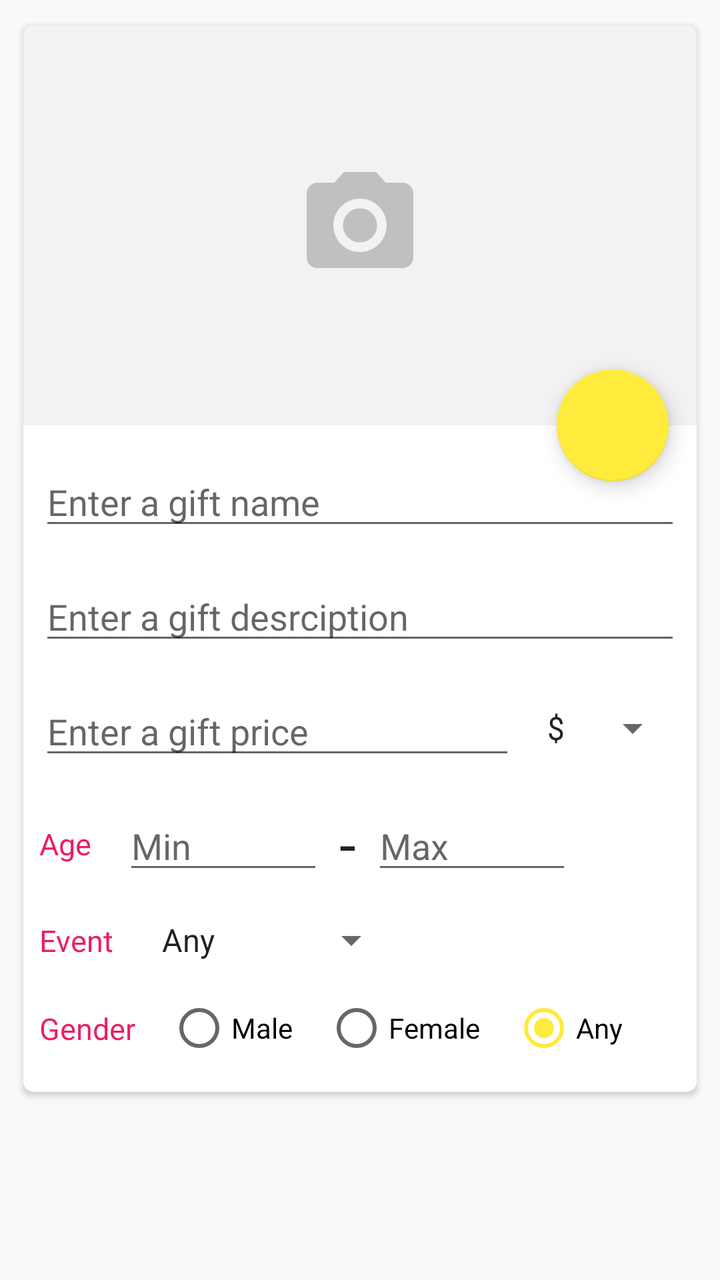
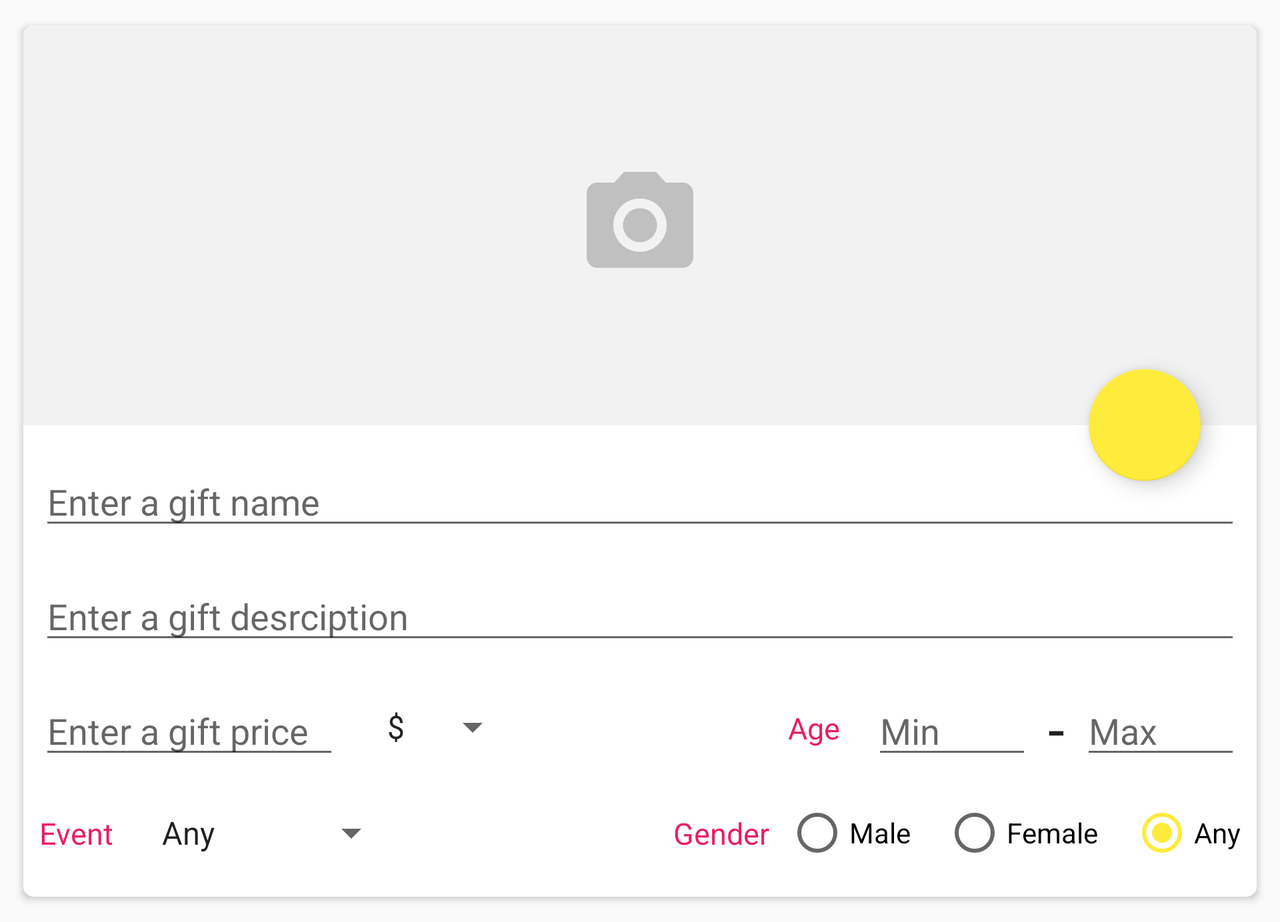

One screen, two layout resources from the same app: the default and the repository's alternative for another configuration. Each is rendered where Android would select it; the XML of both is given below.
<!-- AndroidManifest.xml: application theme AppTheme -->
<!-- res/layout/activity_new_gift.xml -->
<?xml version="1.0" encoding="utf-8"?>
<ScrollView xmlns:android="http://schemas.android.com/apk/res/android"
    xmlns:app="http://schemas.android.com/apk/res-auto"
    android:layout_width="match_parent"
    android:layout_height="match_parent">

    <android.support.v7.widget.CardView
        android:layout_width="match_parent"
        android:layout_height="wrap_content"
        android:layout_margin="8dp"
        app:cardCornerRadius="@dimen/cornerRadius"
        app:cardElevation="2dp"
        app:cardUseCompatPadding="true">

        <android.support.constraint.ConstraintLayout
            android:layout_width="match_parent"
            android:layout_height="wrap_content">


            <ImageView
                android:id="@+id/new_image"
                android:layout_width="0dp"
                android:layout_height="200dp"
                android:adjustViewBounds="true"
                android:background="@color/placeholder_color"
                android:scaleType="center"
                app:layout_constraintHorizontal_bias="0.0"
                app:layout_constraintLeft_toLeftOf="parent"
                app:layout_constraintRight_toRightOf="parent"
                app:layout_constraintTop_toTopOf="parent"
                app:srcCompat="@drawable/ic_camera" />

            <android.support.design.widget.FloatingActionButton
                android:id="@+id/new_gift_submit"
                android:layout_width="wrap_content"
                android:layout_height="wrap_content"
                app:fabSize="normal"
                app:layout_constraintBottom_toBottomOf="@+id/new_image"
                app:layout_constraintHorizontal_bias="0.95"
                app:layout_constraintLeft_toLeftOf="parent"
                app:layout_constraintRight_toRightOf="parent"
                app:layout_constraintTop_toBottomOf="@+id/new_image"
                app:srcCompat="@drawable/ic_save_white_24dp" />

            <EditText
                android:id="@+id/new_name"
                android:layout_width="0dp"
                android:layout_height="wrap_content"
                android:layout_marginEnd="8dp"
                android:layout_marginLeft="8dp"
                android:layout_marginRight="8dp"
                android:layout_marginStart="8dp"
                android:layout_marginTop="16dp"
                android:ems="10"
                android:hint="@string/new_name_hint"
                android:inputType="textPersonName"
                app:layout_constraintLeft_toLeftOf="parent"
                app:layout_constraintRight_toRightOf="parent"
                app:layout_constraintTop_toBottomOf="@+id/new_image" />

            <EditText
                android:id="@+id/new_description"
                android:layout_width="0dp"
                android:layout_height="wrap_content"
                android:layout_marginEnd="8dp"
                android:layout_marginRight="8dp"
                android:layout_marginTop="16dp"
                android:ems="10"
                android:gravity="top"
                android:hint="@string/new_description_hint"
                android:inputType="textMultiLine"
                app:layout_constraintHorizontal_bias="0.0"
                app:layout_constraintLeft_toLeftOf="@+id/new_name"
                app:layout_constraintRight_toRightOf="parent"
                app:layout_constraintTop_toBottomOf="@+id/new_name" />

            <EditText
                android:id="@+id/new_price"
                android:layout_width="0dp"
                android:layout_height="wrap_content"
                android:layout_marginEnd="8dp"
                android:layout_marginRight="8dp"
                android:layout_marginTop="16dp"
                android:ems="10"
                android:hint="@string/new_price_hint"
                android:inputType="numberDecimal"
                app:layout_constraintHorizontal_bias="0.0"
                app:layout_constraintLeft_toLeftOf="@+id/new_description"
                app:layout_constraintRight_toLeftOf="@+id/money_type"
                app:layout_constraintTop_toBottomOf="@+id/new_description" />

            <Spinner
                android:id="@+id/money_type"
                android:layout_width="0dp"
                android:layout_height="wrap_content"
                android:entries="@array/money_types_values"
                android:maxLength="3"
                app:layout_constraintBottom_toBottomOf="@+id/new_price"
                app:layout_constraintRight_toRightOf="@+id/new_description"
                app:layout_constraintTop_toTopOf="@+id/new_price" />

            <TextView
                android:id="@+id/textView7"
                android:layout_width="0dp"
                android:layout_height="wrap_content"
                android:layout_marginBottom="8dp"
                android:layout_marginTop="8dp"
                android:text="@string/target_age"
                android:textColor="@color/primary"
                android:textSize="15sp"
                app:layout_constraintBottom_toBottomOf="@+id/new_min_age"
                app:layout_constraintLeft_toLeftOf="@+id/new_price"
                app:layout_constraintTop_toTopOf="@+id/new_min_age"
                app:layout_constraintVertical_bias="0.571" />

            <EditText
                android:id="@+id/new_min_age"
                android:layout_width="100dp"
                android:layout_height="wrap_content"
                android:layout_marginLeft="15dp"
                android:layout_marginStart="16dp"
                android:layout_marginTop="16dp"
                android:ems="10"
                android:hint="@string/min"
                android:inputType="number"
                app:layout_constraintLeft_toRightOf="@+id/textView7"
                app:layout_constraintTop_toBottomOf="@+id/new_price" />

            <TextView
                android:id="@+id/textView6"
                android:layout_width="wrap_content"
                android:layout_height="wrap_content"
                android:layout_marginBottom="8dp"
                android:layout_marginLeft="8dp"
                android:layout_marginStart="8dp"
                android:layout_marginTop="8dp"
                android:text="@string/dash"
                android:textColor="@color/primary_text"
                android:textSize="30sp"
                app:layout_constraintBottom_toBottomOf="@+id/new_max_age"
                app:layout_constraintLeft_toRightOf="@+id/new_min_age"
                app:layout_constraintTop_toTopOf="@+id/new_max_age" />

            <EditText
                android:id="@+id/new_max_age"
                android:layout_width="100dp"
                android:layout_height="wrap_content"
                android:layout_marginLeft="8dp"
                android:layout_marginStart="8dp"
                android:ems="10"
                android:hint="@string/max"
                android:inputType="number"
                app:layout_constraintBottom_toBottomOf="@+id/new_min_age"
                app:layout_constraintLeft_toRightOf="@+id/textView6"
                app:layout_constraintTop_toTopOf="@+id/new_min_age"
                app:layout_constraintVertical_bias="1.0" />

            <TextView
                android:id="@+id/textView8"
                android:layout_width="wrap_content"
                android:layout_height="wrap_content"
                android:text="@string/event"
                android:textColor="@color/primary"
                android:textSize="15sp"
                app:layout_constraintBottom_toBottomOf="@+id/new_event"
                app:layout_constraintLeft_toLeftOf="@+id/textView7"
                app:layout_constraintTop_toTopOf="@+id/new_event" />

            <Spinner
                android:id="@+id/new_event"
                android:layout_width="wrap_content"
                android:layout_height="wrap_content"
                android:layout_marginLeft="16dp"
                android:layout_marginStart="16dp"
                android:layout_marginTop="16dp"
                android:entries="@array/event_type_values"
                app:layout_constraintLeft_toRightOf="@+id/textView8"
                app:layout_constraintTop_toBottomOf="@+id/new_min_age" />

            <TextView
                android:id="@+id/textView10"
                android:layout_width="wrap_content"
                android:layout_height="wrap_content"
                android:text="@string/gender"
                android:textColor="@color/primary"
                android:textSize="15sp"
                app:layout_constraintBottom_toBottomOf="@+id/new_gender"
                app:layout_constraintLeft_toLeftOf="@+id/textView8"
                app:layout_constraintTop_toTopOf="@+id/new_gender" />

            <RadioGroup
                android:id="@+id/new_gender"
                android:layout_width="wrap_content"
                android:layout_height="wrap_content"
                android:layout_marginBottom="16dp"
                android:layout_marginLeft="16dp"
                android:layout_marginStart="16dp"
                android:layout_marginTop="16dp"
                android:orientation="horizontal"
                app:layout_constraintBottom_toBottomOf="parent"
                app:layout_constraintLeft_toRightOf="@+id/textView10"
                app:layout_constraintTop_toBottomOf="@+id/new_event">

                <RadioButton
                    android:id="@+id/gender_male"
                    android:layout_width="wrap_content"
                    android:layout_height="wrap_content"
                    android:text="@string/gender_male" />

                <RadioButton
                    android:id="@+id/gender_female"
                    android:layout_width="wrap_content"
                    android:layout_height="wrap_content"
                    android:layout_marginLeft="16dp"
                    android:layout_marginRight="16dp"
                    android:text="@string/gender_female" />

                <RadioButton
                    android:id="@+id/gender_any"
                    android:layout_width="wrap_content"
                    android:layout_height="wrap_content"
                    android:checked="true"
                    android:text="@string/gender_any" />
            </RadioGroup>


        </android.support.constraint.ConstraintLayout>

    </android.support.v7.widget.CardView>
</ScrollView>
<!-- resources referenced by this layout -->
<resources>
  <string-array name="event_type_values">
          <item>@string/event_type_any</item>
          <item>@string/event_type_birthday</item>
          <item>@string/event_type_wedding</item>
      </string-array>
  <string-array name="money_types_values">
          <item>$</item>
          <item>€</item>
          <item>₽</item>
          <item>£</item>
      </string-array>
  <color name="placeholder_color">#F2F2F2</color>
  <color name="primary">#E91E63</color>
  <color name="primary_text">#212121</color>
  <dimen name="cornerRadius">5dp</dimen>
  <!-- drawable ic_camera (drawable) -->
  <vector android:height="64dp" android:viewportHeight="24.0"
      android:viewportWidth="24.0" android:width="64dp" xmlns:android="http://schemas.android.com/apk/res/android">
      <path android:fillColor="@color/ic_color" android:pathData="M12,12m-3.2,0a3.2,3.2 0,1 1,6.4 0a3.2,3.2 0,1 1,-6.4 0"/>
      <path android:fillColor="@color/ic_color" android:pathData="M9,2L7.17,4L4,4c-1.1,0 -2,0.9 -2,2v12c0,1.1 0.9,2 2,2h16c1.1,0 2,-0.9 2,-2L22,6c0,-1.1 -0.9,-2 -2,-2h-3.17L15,2L9,2zM12,17c-2.76,0 -5,-2.24 -5,-5s2.24,-5 5,-5 5,2.24 5,5 -2.24,5 -5,5z"/>
  </vector>
  <string name="dash" translatable="false">-</string>
  <string name="event">Event</string>
  <string name="gender">Gender</string>
  <string name="gender_any">Any</string>
  <string name="gender_female">Female</string>
  <string name="gender_male">Male</string>
  <string name="max">Max</string>
  <string name="min">Min</string>
  <string name="new_description_hint">Enter a gift desrciption</string>
  <string name="new_name_hint">Enter a gift name</string>
  <string name="new_price_hint">Enter a gift price</string>
  <string name="target_age">Age</string>
  <style name="AppTheme" parent="Theme.AppCompat.Light.DarkActionBar">
          
          <item name="colorPrimary">@color/primary</item>
          <item name="colorPrimaryDark">@color/primary_dark</item>
          <item name="colorAccent">@color/accent</item>
      </style>
  <string name="event_type_any">Any</string>
  <string name="event_type_birthday">Birthday</string>
  <string name="event_type_wedding">Wedding</string>
  <color name="ic_color">#C0C0C0</color>
  <color name="primary_dark">#C2185B</color>
  <color name="accent">#FFEB3B</color>
</resources>
<!-- res/layout-land/activity_new_gift.xml (the repository's variant of the layout above) -->
<!-- drawn on the phone turned sideways -->
<?xml version="1.0" encoding="utf-8"?>
<ScrollView xmlns:android="http://schemas.android.com/apk/res/android"
    xmlns:app="http://schemas.android.com/apk/res-auto"
    xmlns:tools="http://schemas.android.com/tools"
    android:layout_width="match_parent"
    android:layout_height="match_parent">

    <android.support.v7.widget.CardView
        android:layout_width="match_parent"
        android:layout_height="wrap_content"
        android:layout_margin="8dp"
        app:cardCornerRadius="@dimen/cornerRadius"
        app:cardElevation="2dp"
        app:cardUseCompatPadding="true">

        <android.support.constraint.ConstraintLayout
            android:layout_width="match_parent"
            android:layout_height="wrap_content">


            <ImageView
                android:id="@+id/new_image"
                android:layout_width="0dp"
                android:layout_height="200dp"
                android:adjustViewBounds="true"
                android:background="@color/placeholder_color"
                android:scaleType="center"
                app:layout_constraintHorizontal_bias="0.0"
                app:layout_constraintLeft_toLeftOf="parent"
                app:layout_constraintRight_toRightOf="parent"
                app:layout_constraintTop_toTopOf="parent"
                app:srcCompat="@drawable/ic_camera" />

            <android.support.design.widget.FloatingActionButton
                android:id="@+id/new_gift_submit"
                android:layout_width="wrap_content"
                android:layout_height="wrap_content"
                app:fabSize="normal"
                app:layout_constraintBottom_toBottomOf="@+id/new_image"
                app:layout_constraintHorizontal_bias="0.95"
                app:layout_constraintLeft_toLeftOf="parent"
                app:layout_constraintRight_toRightOf="parent"
                app:layout_constraintTop_toBottomOf="@+id/new_image"
                app:srcCompat="@drawable/ic_save_white_24dp" />

            <EditText
                android:id="@+id/new_name"
                android:layout_width="0dp"
                android:layout_height="wrap_content"
                android:layout_marginEnd="8dp"
                android:layout_marginLeft="8dp"
                android:layout_marginRight="8dp"
                android:layout_marginStart="8dp"
                android:layout_marginTop="16dp"
                android:ems="10"
                android:hint="@string/new_name_hint"
                android:inputType="textPersonName"
                app:layout_constraintLeft_toLeftOf="parent"
                app:layout_constraintRight_toRightOf="parent"
                app:layout_constraintTop_toBottomOf="@+id/new_image" />

            <EditText
                android:id="@+id/new_description"
                android:layout_width="0dp"
                android:layout_height="wrap_content"
                android:layout_marginEnd="8dp"
                android:layout_marginRight="8dp"
                android:layout_marginTop="16dp"
                android:ems="10"
                android:gravity="top"
                android:hint="@string/new_description_hint"
                android:inputType="textMultiLine"
                app:layout_constraintHorizontal_bias="0.0"
                app:layout_constraintLeft_toLeftOf="@+id/new_name"
                app:layout_constraintRight_toRightOf="parent"
                app:layout_constraintTop_toBottomOf="@+id/new_name" />

            <EditText
                android:id="@+id/new_price"
                android:layout_width="150dp"
                android:layout_height="wrap_content"
                android:layout_marginTop="16dp"
                android:ems="10"
                android:hint="@string/new_price_hint"
                android:inputType="numberDecimal"
                app:layout_constraintLeft_toLeftOf="@+id/new_description"
                app:layout_constraintTop_toBottomOf="@+id/new_description" />

            <Spinner
                android:id="@+id/money_type"
                android:layout_width="0dp"
                android:layout_height="wrap_content"
                android:entries="@array/money_types_values"
                android:maxLength="3"
                app:layout_constraintBottom_toBottomOf="@+id/new_price"
                app:layout_constraintTop_toTopOf="@+id/new_price"
                app:layout_constraintVertical_bias="0.473"
                app:layout_constraintLeft_toRightOf="@+id/new_price"
                android:layout_marginLeft="16dp"
                android:layout_marginStart="16dp"/>

            <TextView
                android:id="@+id/textView7"
                android:layout_width="wrap_content"
                android:layout_height="wrap_content"
                android:text="@string/target_age"
                android:textColor="@color/primary"
                android:textSize="15sp"
                app:layout_constraintBottom_toBottomOf="@+id/new_min_age"
                app:layout_constraintTop_toTopOf="@+id/new_min_age"
                app:layout_constraintRight_toLeftOf="@+id/new_min_age"
                android:layout_marginRight="16dp"
                android:layout_marginEnd="16dp"
                />

            <EditText
                android:id="@+id/new_min_age"
                android:layout_width="80dp"
                android:layout_height="wrap_content"
                android:ems="10"
                android:hint="@string/min"
                android:inputType="number"
                app:layout_constraintBottom_toBottomOf="@+id/new_price"
                app:layout_constraintTop_toTopOf="@+id/new_price"
                app:layout_constraintRight_toLeftOf="@+id/textView6"
                android:layout_marginRight="8dp"
                android:layout_marginEnd="8dp" />

            <TextView
                android:id="@+id/textView6"
                android:layout_width="wrap_content"
                android:layout_height="wrap_content"
                android:text="@string/dash"
                android:textColor="@color/primary_text"
                android:textSize="30sp"
                app:layout_constraintBottom_toBottomOf="@+id/new_max_age"
                app:layout_constraintTop_toTopOf="@+id/new_max_age"
                app:layout_constraintRight_toLeftOf="@+id/new_max_age"
                android:layout_marginRight="8dp"
                android:layout_marginEnd="8dp"/>

            <EditText
                android:id="@+id/new_max_age"
                android:layout_width="80dp"
                android:layout_height="wrap_content"
                android:ems="10"
                android:hint="@string/max"
                android:inputType="number"
                app:layout_constraintBottom_toBottomOf="@+id/new_min_age"
                app:layout_constraintTop_toTopOf="@+id/new_min_age"
                app:layout_constraintRight_toRightOf="@+id/new_description" />

            <TextView
                android:id="@+id/textView8"
                android:layout_width="wrap_content"
                android:layout_height="wrap_content"
                android:text="@string/event"
                android:textColor="@color/primary"
                android:textSize="15sp"
                app:layout_constraintBottom_toBottomOf="@+id/new_event"
                app:layout_constraintTop_toTopOf="@+id/new_event"
                app:layout_constraintLeft_toLeftOf="@+id/new_price" />

            <Spinner
                android:id="@+id/new_event"
                android:layout_width="wrap_content"
                android:layout_height="wrap_content"
                android:layout_marginLeft="16dp"
                android:layout_marginStart="16dp"
                android:entries="@array/event_type_values"
                app:layout_constraintLeft_toRightOf="@+id/textView8"
                app:layout_constraintTop_toTopOf="@+id/new_gender"
                app:layout_constraintBottom_toBottomOf="@+id/new_gender"
                />

            <TextView
                android:id="@+id/textView10"
                android:layout_width="wrap_content"
                android:layout_height="wrap_content"
                android:text="@string/gender"
                android:textColor="@color/primary"
                android:textSize="15sp"
                app:layout_constraintBottom_toBottomOf="@+id/new_gender"
                app:layout_constraintTop_toTopOf="@+id/new_gender"
                app:layout_constraintRight_toLeftOf="@+id/new_gender"
                android:layout_marginRight="8dp"
                android:layout_marginEnd="8dp"
                tools:layout_editor_absoluteY="403dp"
                tools:layout_editor_absoluteX="239dp" />

            <RadioGroup
                android:id="@+id/new_gender"
                android:layout_width="wrap_content"
                android:layout_height="wrap_content"
                android:layout_marginBottom="16dp"
                android:orientation="horizontal"
                app:layout_constraintBottom_toBottomOf="parent"
                android:layout_marginTop="16dp"
                app:layout_constraintTop_toBottomOf="@+id/new_min_age"
                app:layout_constraintRight_toRightOf="@+id/new_max_age">

                <RadioButton
                    android:id="@+id/gender_male"
                    android:layout_width="wrap_content"
                    android:layout_height="wrap_content"
                    android:text="@string/gender_male" />

                <RadioButton
                    android:id="@+id/gender_female"
                    android:layout_width="wrap_content"
                    android:layout_height="wrap_content"
                    android:layout_marginLeft="16dp"
                    android:layout_marginRight="16dp"
                    android:text="@string/gender_female" />

                <RadioButton
                    android:id="@+id/gender_any"
                    android:layout_width="wrap_content"
                    android:layout_height="wrap_content"
                    android:checked="true"
                    android:text="@string/gender_any" />
            </RadioGroup>


        </android.support.constraint.ConstraintLayout>

    </android.support.v7.widget.CardView>
</ScrollView>
